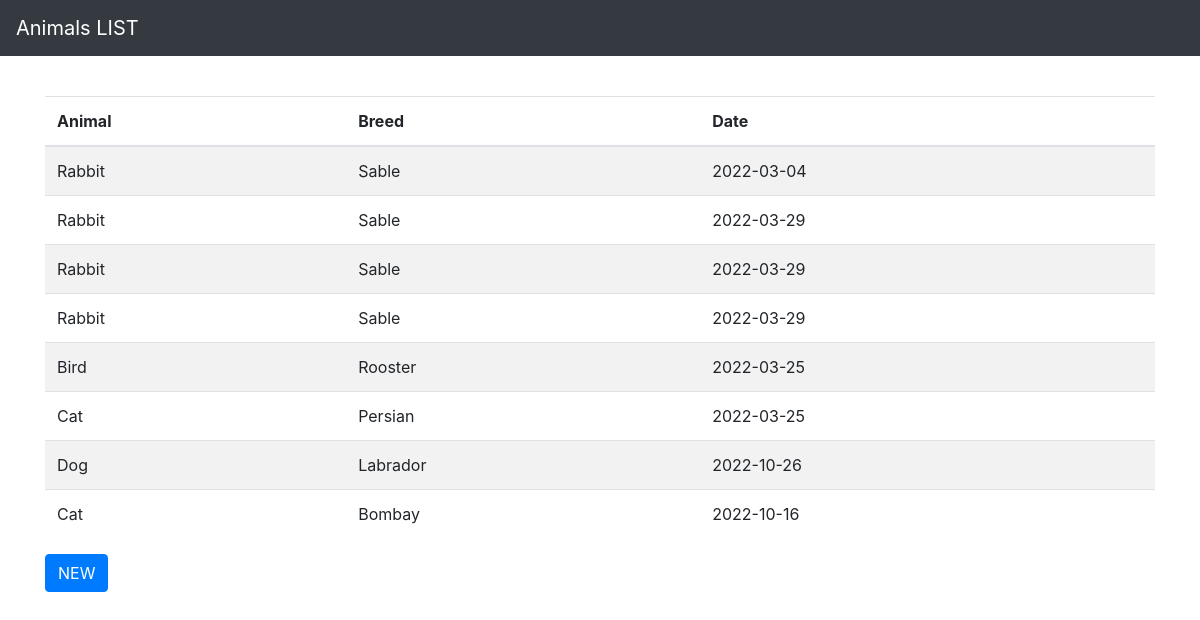
The page / on the database its author committed.
### animals/models.py (models this page shows)
class ResultsModel(models.Model):
    animal=models.CharField(max_length=50,null=True,blank=True)
    breed=models.CharField(max_length=100,null=True,blank=True)
    created_date=models.CharField(max_length=100,null=True,blank=True)

### animals/views.py (the view)
# urls.py: path('',views.LandingPage.as_view(),name="LandingPage"),
class LandingPage(TemplateView):
    template_name="animals/landing.html"
    def get_context_data(self,**kwargs):
        context=super().get_context_data(**kwargs)
        context['category']=list(selectionModel.objects.all().values('animal').distinct())
        context['records']=ResultsModel.objects.all()
        return context

### animals/templates/animals/landing.html (shortened to what this page needs)
<!DOCTYPE html>
<html>
  <head>
    <link rel="stylesheet" href="https://stackpath.bootstrapcdn.com/bootstrap/4.4.1/css/bootstrap.min.css">
  </head>
  <body>
    <nav class="navbar navbar-expand-lg navbar-light bg-light navbar navbar-dark bg-dark navbar-inverse">
      <a class="navbar-brand" href="#">Animals LIST</a>
    </nav>
    <div id="dataentry" class="container pt-3">
      <br>
        {% include 'animals/recordsnew.html' %}
      <br>
    </div>
  </body>
</html>

### animals/templates/animals/recordsnew.html (shortened to what this page needs)
<table class="table table-striped"  width="50%">
<thead>
  <tr>
    <th scope="col">Animal</th>
    <th scope="col">Breed</th>
    <th scope="col">Date</th>
  </tr>
  <tbody id="tablebody">
      {% if records %}
      {% for record in records%}
        <tr>
            <td>{{record.animal}}</td>
            <td>{{record.breed}}</td>
            <td>{{record.created_date}}</td>
        </tr>
      {% endfor%}
      {% endif %}
  </tbody>
</thead>
</table>
<form>
<button type="button" class="btn btn-primary" onclick="displayanimalDropdown()">NEW</button>
	<br><br>
<br>
<br>
</form>

### rows shown on the page
ResultsModel: animal "Rabbit", breed "Sable", created_date "2022-03-04"
ResultsModel: animal "Rabbit", breed "Sable", created_date "2022-03-29"
ResultsModel: animal "Rabbit", breed "Sable", created_date "2022-03-29"
ResultsModel: animal "Rabbit", breed "Sable", created_date "2022-03-29"
ResultsModel: animal "Bird", breed "Rooster", created_date "2022-03-25"
ResultsModel: animal "Cat", breed "Persian", created_date "2022-03-25"
ResultsModel: animal "Dog", breed "Labrador", created_date "2022-10-26"
ResultsModel: animal "Cat", breed "Bombay", created_date "2022-10-16"
